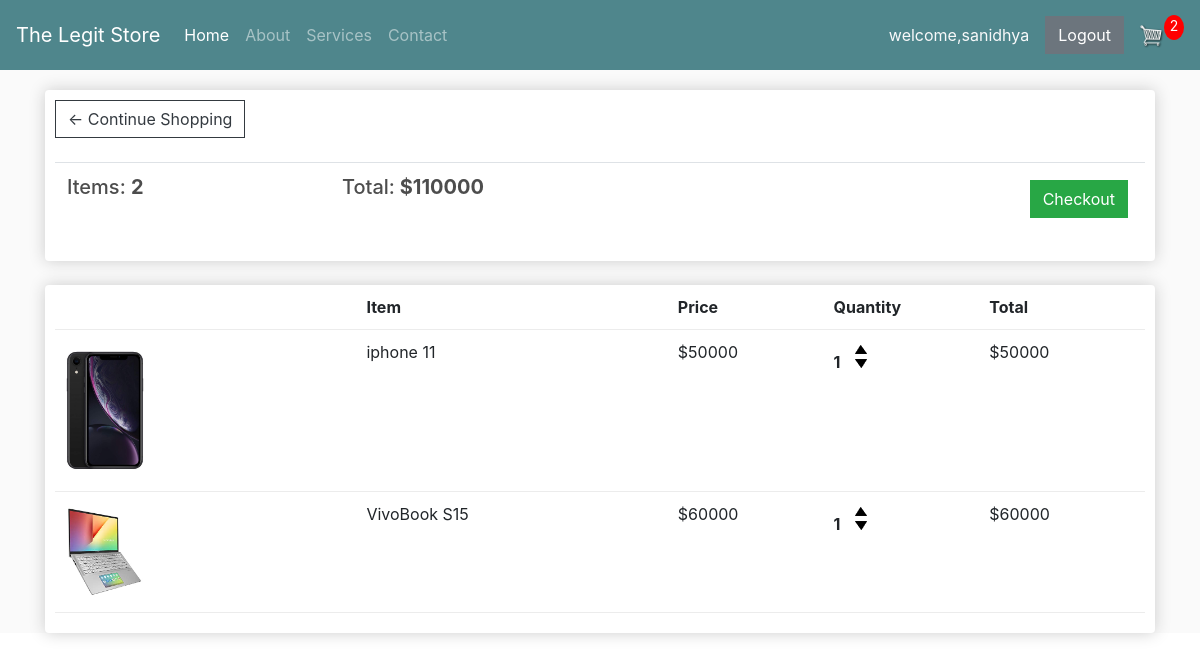
The app's page /store/cart/ (signed in) with its own data.
### store/models.py (models this page shows, shortened)
class Order(models.Model):
    customer = models.ForeignKey(Customer, on_delete=models.SET_NULL, null=True, blank=True)
    date_ordered = models.DateTimeField(auto_now_add=True)
    complete = models.BooleanField(default=False, null=True, blank=False)
    transaction_id = models.CharField(max_length=200, null=True)
    @property
    def get_total_item(self):
        orderitems = self.orderitem_set.all()
        total = sum([item.quantity for item in orderitems])
        return total
    @property
    def get_cart_total(self):
        orderitems = self.orderitem_set.all()
        total = sum([item.get_total for item in orderitems])
        return total

class OrderItem(models.Model):
    product = models.ForeignKey(Product, on_delete=models.SET_NULL, null=True, blank=True)
    order = models.ForeignKey(Order, on_delete=models.SET_NULL, null=True, blank=True)
    date_added = models.DateTimeField(auto_now_add=True)
    quantity = models.IntegerField(default=0, null=True, blank=True)
    @property
    def get_total(self):
        total = self.product.price * self.quantity
        return total

class Product(models.Model):
    product_id = models.AutoField
    product_name=models.CharField(max_length=50)
    category = models.CharField(max_length=20, default="")
    image = models.ImageField(upload_to='store/images', default="")
    description = models.CharField(max_length=200)
    price = models.IntegerField(default=0)
    pub_date = models.DateField()

### store/views.py (the view)
# urls.py: path('cart/', views.cart, name="cart"),
def cart(request):
    if request.user.is_authenticated:
        customer = request.user.customer
        order, created = Order.objects.get_or_create(customer=customer, complete= False)
        items = order.orderitem_set.all()
        orderItems = order.get_total_item
    else:
        items = []
    params = {'items':items, 'order':order, 'orderItems': orderItems}
    return render(request, 'store/cart.html', params)

### store/templates/store/cart.html (shortened to what this page needs)
{% extends 'store/basic.html' %}
{% load static %}
{% block head %}
<link href='{% static "store/css/cart.css"%}' rel="stylesheet">
{% endblock %}
{% block body %}
<div class="image">
<div class="container my-4">
	<div class="row">
		<div class="col-lg-12">
			<div class="box-element">
				<a  class="btn btn-outline-dark" href="/store">&#x2190; Continue Shopping</a>
				<br>
				<br>
				<table class="table">
					<tr>
						<th><h5>Items: <strong>{{order.get_total_item}}</strong></h5></th>
						<th><h5>Total:<strong> ${{order.get_cart_total}}</strong></h5></th>
						<th>
							<a  style="float:right; margin:5px;" class="btn btn-success" href="/store/checkout">Checkout</a>
						</th>
					</tr>
				</table>
			</div>
			<br>
			<div class="box-element">
				<div class="cart-row">
					<div style="flex:2"></div>
					<div style="flex:2"><strong>Item</strong></div>
					<div style="flex:1"><strong>Price</strong></div>
					<div style="flex:1"><strong>Quantity</strong></div>
					<div style="flex:1"><strong>Total</strong></div>
				</div>
				{% for item in items%}
				<div class="cart-row">
					<div style="flex:2"><img class="row-image" src="/media/{{item.product.image}}"></div>
					<div style="flex:2"><p>{{item.product.product_name}}</p></div>
					<div style="flex:1"><p>${{item.product.price}}</p></div>
					<div style="flex:1">
						<p class="quantity">{{item.quantity}}</p>
						<div class="quantity">
							<img data-product={{item.product.id}} data-action='add' class="chg-quantity update-cart" src="{% static  'store/images/arrow-up.png' %}">
							<img data-product={{item.product.id}} data-action='remove' class="chg-quantity update-cart" src="{% static  'store/images/arrow-down.png' %}">
						</div>
					</div>
					<div style="flex:1"><p>${{item.get_total}}</p></div>
			</div>
				{% endfor %}
		</div>
	</div>
	</div>
	</div>
	</div>
{% endblock %}

### store/templates/store/basic.html (shortened to what this page needs)
<!DOCTYPE html>
<html lang="en">
{% load static %}
<head>
  <link href='{% static "store/vendor/bootstrap/css/bootstrap.min.css"%}' rel="stylesheet">
  <link href='{% static "store/css/shop-homepage.css"%}' rel="stylesheet">
{% block head %} {% endblock %}
</head>
<body>
  <nav class="navbar navbar-expand-lg navbar-dark bg-dark fixed-top">
      <a class="navbar-brand" href="/store/">The Legit Store</a>
      <div class="collapse navbar-collapse" id="navbarResponsive">
        <ul class="navbar-nav">
          <li class="nav-item active">
            <a class="nav-link" href="#">Home
            </a>
          </li>
          <li class="nav-item">
            <a class="nav-link" href="#">About</a>
          </li>
          <li class="nav-item">
            <a class="nav-link" href="#">Services</a>
          </li>
          <li class="nav-item">
            <a class="nav-link" href="#">Contact</a>
          </li>
          </ul>
            </div>
           {% if user.is_authenticated %}
                 <a class="nav-link text-light" href="#">welcome,{{request.user}}</a>
                <a  href="logout/"><button id="logout" class="btn btn-secondary my-2">Logout</button></a>
                    <a href="cart/">
                       <img  id="cart-icon" src="{% static 'store/images/cart.png' %}">
                    </a>
                        <p id="cart-total">{{orderItems}}</p>
            {% endif %}
  </nav>
{% block body %} {% endblock %}
</body>
</html>

### store/static/store/css/shop-homepage.css (style rules this page uses)
html { background: url(images/bg.jpg) no-repeat center center fixed; -webkit-background-size: cover; -moz-background-size: cover; -o-background-size: cover; background-size: cover; }
body { padding-top: 56px; }

### store/static/store/css/cart.css (style rules this page uses)
body { background-color: hsl(0, 0%, 98%); }
h1,h2,h3,h4,h5,h6 { color:hsl(0, 0%, 30%); }
.box-element { box-shadow:hsl(0, 0%, 80%) 0 0 16px; background-color: #fff; border-radius: 4px; padding: 10px; }
.bg-dark { background-color: #4f868c!important; }
#cart-icon { width:25px; display: inline-block; margin-left: 15px; }
#cart-total { display: block; text-align: center; color:#fff; background-color: red; width: 20px; height: 25px; border-radius: 50%; font-size: 14px; }
.col-lg-4, .col-lg-6, .col-lg-8, .col-lg-12 { margin-top: 10px; }
.btn { border-radius: 0; }
.row-image { width: 100px; }
.cart-row { display: flex; align-items: flex-stretch; padding-bottom: 10px; margin-bottom: 10px; border-bottom: 1px solid #ececec; }
.quantity { display: inline-block; font-weight: 700; padding-right:10px; }
.chg-quantity { width: 12px; cursor: pointer; display: block; margin-top: 5px; transition:.1s; }

### records on screen
Order: get_total_item "2", get_cart_total "110000"
OrderItem: product.image (picture), product.product_name "iphone 11", product.price "50000", quantity "1", get_total "50000"
OrderItem: product.image (picture), product.product_name "VivoBook S15", product.price "60000", quantity "1", get_total "60000"

### other values on screen
{{ request.user }} "sanidhya"
{{ orderItems }} "2"
